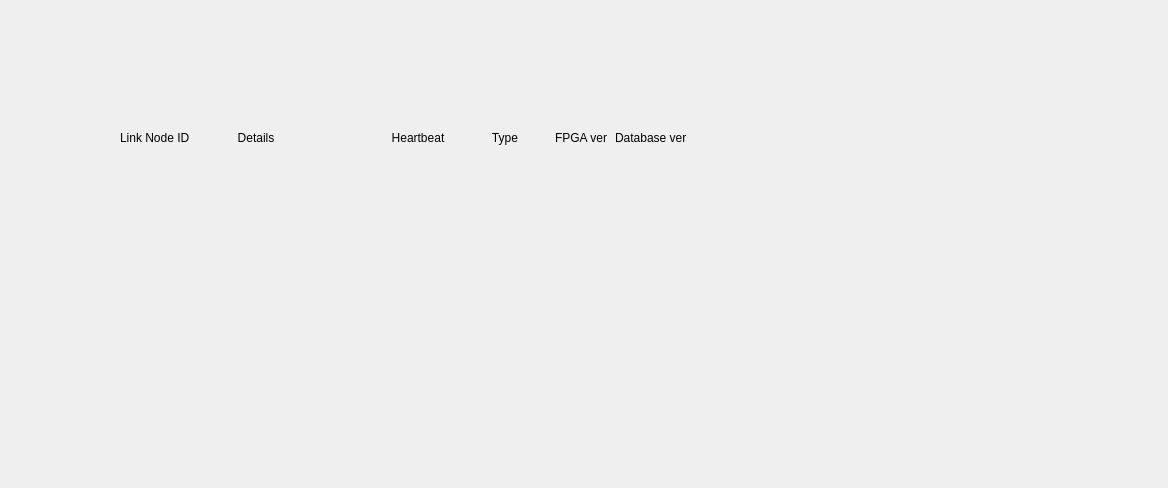
<?xml version="1.0" encoding="UTF-8"?>
<ui version="4.0">
 <class>Form</class>
 <widget class="QWidget" name="Form">
  <property name="geometry">
   <rect>
    <x>0</x>
    <y>0</y>
    <width>1168</width>
    <height>488</height>
   </rect>
  </property>
  <property name="windowTitle">
   <string>Form</string>
  </property>
  <widget class="PyDMFrame" name="PyDMFrame">
   <property name="geometry">
    <rect>
     <x>110</x>
     <y>120</y>
     <width>700</width>
     <height>70</height>
    </rect>
   </property>
   <property name="toolTip">
    <string/>
   </property>
   <widget class="PyDMEmbeddedDisplay" name="PyDMEmbeddedDisplay">
    <property name="geometry">
     <rect>
      <x>60</x>
      <y>30</y>
      <width>540</width>
      <height>32</height>
     </rect>
    </property>
    <property name="toolTip">
     <string/>
    </property>
    <property name="macros" stdset="0">
     <string>DEV=EIOC,LOCA=LI22,INST=MP01,DEV2=MPS,inst=mp01,loca=li22</string>
    </property>
    <property name="filename" stdset="0">
     <string>LinkNode_embeded.ui</string>
    </property>
   </widget>
   <widget class="QLabel" name="label">
    <property name="geometry">
     <rect>
      <x>10</x>
      <y>10</y>
      <width>80</width>
      <height>15</height>
     </rect>
    </property>
    <property name="text">
     <string>Link Node ID</string>
    </property>
   </widget>
   <widget class="QLabel" name="label_2">
    <property name="geometry">
     <rect>
      <x>94</x>
      <y>10</y>
      <width>104</width>
      <height>15</height>
     </rect>
    </property>
    <property name="text">
     <string>Details</string>
    </property>
    <property name="alignment">
     <set>Qt::AlignCenter</set>
    </property>
   </widget>
   <widget class="QLabel" name="label_3">
    <property name="geometry">
     <rect>
      <x>272</x>
      <y>10</y>
      <width>72</width>
      <height>15</height>
     </rect>
    </property>
    <property name="text">
     <string>Heartbeat</string>
    </property>
    <property name="alignment">
     <set>Qt::AlignCenter</set>
    </property>
   </widget>
   <widget class="QLabel" name="label_4">
    <property name="geometry">
     <rect>
      <x>351</x>
      <y>10</y>
      <width>88</width>
      <height>15</height>
     </rect>
    </property>
    <property name="text">
     <string>Type</string>
    </property>
    <property name="alignment">
     <set>Qt::AlignCenter</set>
    </property>
   </widget>
   <widget class="QLabel" name="label_5">
    <property name="geometry">
     <rect>
      <x>445</x>
      <y>10</y>
      <width>55</width>
      <height>15</height>
     </rect>
    </property>
    <property name="text">
     <string>FPGA ver</string>
    </property>
   </widget>
   <widget class="QLabel" name="label_6">
    <property name="geometry">
     <rect>
      <x>505</x>
      <y>10</y>
      <width>85</width>
      <height>15</height>
     </rect>
    </property>
    <property name="text">
     <string>Database ver</string>
    </property>
   </widget>
  </widget>
  <widget class="PyDMDrawingRectangle" name="PyDMDrawingRectangle_8">
   <property name="geometry">
    <rect>
     <x>0</x>
     <y>0</y>
     <width>1100</width>
     <height>488</height>
    </rect>
   </property>
   <property name="toolTip">
    <string/>
   </property>
   <property name="styleSheet">
    <string notr="true"/>
   </property>
   <property name="brush" stdset="0">
    <brush brushstyle="SolidPattern">
     <color alpha="255">
      <red>193</red>
      <green>193</green>
      <blue>193</blue>
     </color>
    </brush>
   </property>
  </widget>
  <zorder>PyDMDrawingRectangle_8</zorder>
  <zorder>PyDMFrame</zorder>
 </widget>
 <customwidgets>
  <customwidget>
   <class>PyDMDrawingRectangle</class>
   <extends>QWidget</extends>
   <header>pydm.widgets.drawing</header>
  </customwidget>
  <customwidget>
   <class>PyDMEmbeddedDisplay</class>
   <extends>QFrame</extends>
   <header>pydm.widgets.embedded_display</header>
  </customwidget>
  <customwidget>
   <class>PyDMFrame</class>
   <extends>QFrame</extends>
   <header>pydm.widgets.frame</header>
   <container>1</container>
  </customwidget>
 </customwidgets>
 <resources/>
 <connections/>
</ui>
